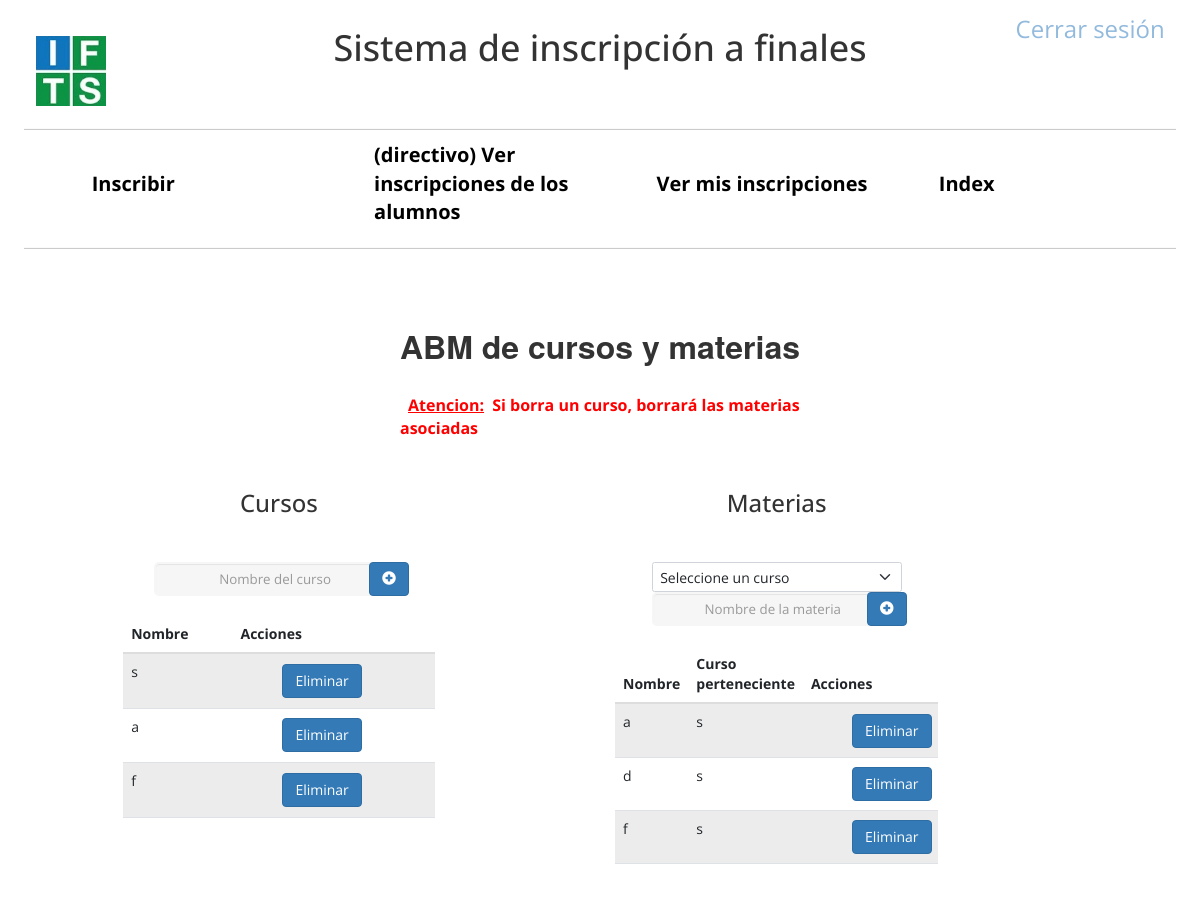
Screenshot of /directivo/curso_materia/ (signed in) with the database file from the repository.
### inscripcionFinales/models.py (models this page shows)
class Curso(models.Model):
    descripcion = models.CharField(max_length=200,  unique=True)

class Materia(models.Model):
    id_curso = models.ForeignKey(Curso, on_delete=models.CASCADE)
    descripcion = models.CharField(max_length=200,  unique=True)

### inscripcionFinales/views.py (the view)
# urls.py: path('directivo/curso_materia/',curso_materia, name='curso_materia'),
@login_required
def curso_materia(request):
    materias = Materia.objects.all()
    cursos = Curso.objects.all()
    return render(request,'directivo/curso_materia.html', {'cursos': cursos,'materias': materias, })

### inscripcionFinales/templates/directivo/curso_materia.html (shortened to what this page needs)
{% extends "base.html" %}
{% block nav %}
<div class="anclas">
    <a href="{% url 'inscripcion' %}">Inscribir</a>
    <a href="{% url 'verInscripcionesDirectivo' %}"> (directivo) Ver inscripciones de los alumnos</a>
    <a href="{% url 'verInscripciones' %}">Ver mis inscripciones</a>
    <a href="{% url 'index' %}">Index</a>
  </div>
  <hr>
{% endblock %}
{% block body %}
<h3>ABM de cursos y materias</h2>
    <br>
    <p style="color:red"><strong><u>Atencion:</u> Si borra un curso, borrará las materias asociadas </strong></p>
    <div class="container">
        <div class="row">
            <div class="col-md-5">
                <h4>Cursos</h4>
                <form action="{% url 'crearCurso' %}" method="POST">
                    <input type="text" name="nombreCurso" placeholder="Nombre del curso" class="form-control">
                    <button type="submit" class="btn directivo btn-primary float-right"><span
                        class="glyphicon glyphicon-plus-sign"></span>
                </button>
                </form>
                <br>
                <table class="table table-striped">
                    <thead>
                        <tr>
                            <th>Nombre</th>
                            <th>Acciones</th>
                        </tr>
                    </thead>
                    <tbody>
                        {% for curso in cursos %}
                        <tr>
                            <td>{{ curso.descripcion }}</td>
                            <td>
                                <a class="btn-link" href="{% url 'eliminarCurso' curso.id %}">
                                    <button type="button" class="btn btn-primary">Eliminar</button>
                                </a>
                            </td>
                        </tr>
                        {% endfor %}
                    </tbody>
                </table>
            </div>
            <div class="col-md-5">
                <h4>Materias</h4>
                <form action="{% url 'crearMateria' %}" method="POST">{% csrf_token %}
                    <select name="desplegableCursos" class="form-select" >
                        <option selected> Seleccione un curso</option>
                      </select>
                    <input type="text" name="nombreMateria" placeholder="Nombre de la materia" class="form-control">
                    <button type="submit" class="btn directivo btn-primary float-right"><span
                            class="glyphicon glyphicon-plus-sign"></span>
                    </button>
                </form>
                <br>
                <table class="table table-striped">
                    <thead>
                        <tr>
                            <th>Nombre</th>
                            <th>Curso perteneciente</th>
                            <th>Acciones</th>
                        </tr>
                    </thead>
                    <tbody>
                        {% for materia in materias %}
                        <tr>
                            <td>{{ materia.descripcion }}</td>
                            <td>{{ materia.id_curso.descripcion }}</td>
                            <td>
                                <a class="btn-link" href="{% url 'eliminarMateria' materia.id %}">
                                    <button type="button" class="btn btn-primary">Eliminar</button>
                                </a>
                            </td>
                        </tr>
                        {% endfor %}
                    </tbody>
                </table>
            </div>
        </div>
    </div>
    {% endblock %}

### inscripcionFinales/static/styles.css (style rules this page uses)
* { font-family: 'Open Sans', sans-serif; margin: 1%; }
body { height:1000px; }
.container { margin-top:-5%!important; }
.anclas { display:flex; }
.anclas a { color:black; text-decoration: none; width:50%; margin:auto; font-size: 20px; font-weight: bold; margin-left: 5%; }
.form-select { font-size: 1.4rem!important; }
h3 { width: 80%; text-align: center; margin: 80px auto; font-weight:bold; font-size: xx-large; }
h4 { width: 80%; text-align: center; margin: 45px auto; padding-top: 17%; font-size: x-large; }
p { color:gray; width: 400px; margin: -70px auto; font-size: initial; }
.table { width: 70%!important; height: 20%; margin: auto; }
form { width: 250px; margin: auto; margin-top: 30px; }
input { width:300px; }
.form-control { position:absolute; width:51%!important; }
button { margin-left:40px; margin-bottom:10px; }
.directivo { position:relative; right:-70%; }
a { color: #92badd; display:inline-block; text-decoration: none; font-weight: 400; }
input[type=text], input[type=password] { width: 100%; background-color: #f6f6f6; border: none; color: #0d0d0d; padding: 10px 28px; text-align: center; text-decoration: none; display: inline-block; border: 2px solid #f6f6f6; -webkit-transition: all 0.5s ease-in-out; -moz-transition: all 0.5s ease-in-out; -ms-transition: all 0.5s ease-in-out; -o-transition: all 0.5s ease-in-out; transition: all 0.5s ease-in-out; -webkit-border-radius: 5px 5px 5px 5px; border-radius: 5px 5px 5px 5px; font-size: revert; }
input[type=text]:placeholder { color: #cccccc; }

### rows the page displays
Curso: descripcion "s"
Curso: descripcion "a"
Curso: descripcion "f"
Materia: descripcion "a", id_curso.descripcion "s"
Materia: descripcion "d", id_curso.descripcion "s"
Materia: descripcion "f", id_curso.descripcion "s"
